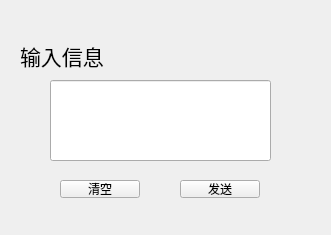
<?xml version="1.0" encoding="UTF-8"?>
<ui version="4.0">
 <class>Chat</class>
 <widget class="QWidget" name="Chat">
  <property name="geometry">
   <rect>
    <x>0</x>
    <y>0</y>
    <width>331</width>
    <height>235</height>
   </rect>
  </property>
  <property name="windowTitle">
   <string>Form</string>
  </property>
  <widget class="QLabel" name="label">
   <property name="geometry">
    <rect>
     <x>20</x>
     <y>40</y>
     <width>91</width>
     <height>31</height>
    </rect>
   </property>
   <property name="text">
    <string>&lt;html&gt;&lt;head/&gt;&lt;body&gt;&lt;p align=&quot;center&quot;&gt;&lt;span style=&quot; font-size:16pt;&quot;&gt;输入信息：&lt;/span&gt;&lt;/p&gt;&lt;/body&gt;&lt;/html&gt;</string>
   </property>
  </widget>
  <widget class="QLineEdit" name="lineEdit">
   <property name="geometry">
    <rect>
     <x>50</x>
     <y>80</y>
     <width>221</width>
     <height>81</height>
    </rect>
   </property>
  </widget>
  <widget class="QPushButton" name="clear_btn">
   <property name="geometry">
    <rect>
     <x>60</x>
     <y>180</y>
     <width>80</width>
     <height>18</height>
    </rect>
   </property>
   <property name="text">
    <string>清空</string>
   </property>
  </widget>
  <widget class="QPushButton" name="send_btn">
   <property name="geometry">
    <rect>
     <x>180</x>
     <y>180</y>
     <width>80</width>
     <height>18</height>
    </rect>
   </property>
   <property name="text">
    <string>发送</string>
   </property>
  </widget>
 </widget>
 <resources/>
 <connections/>
</ui>
